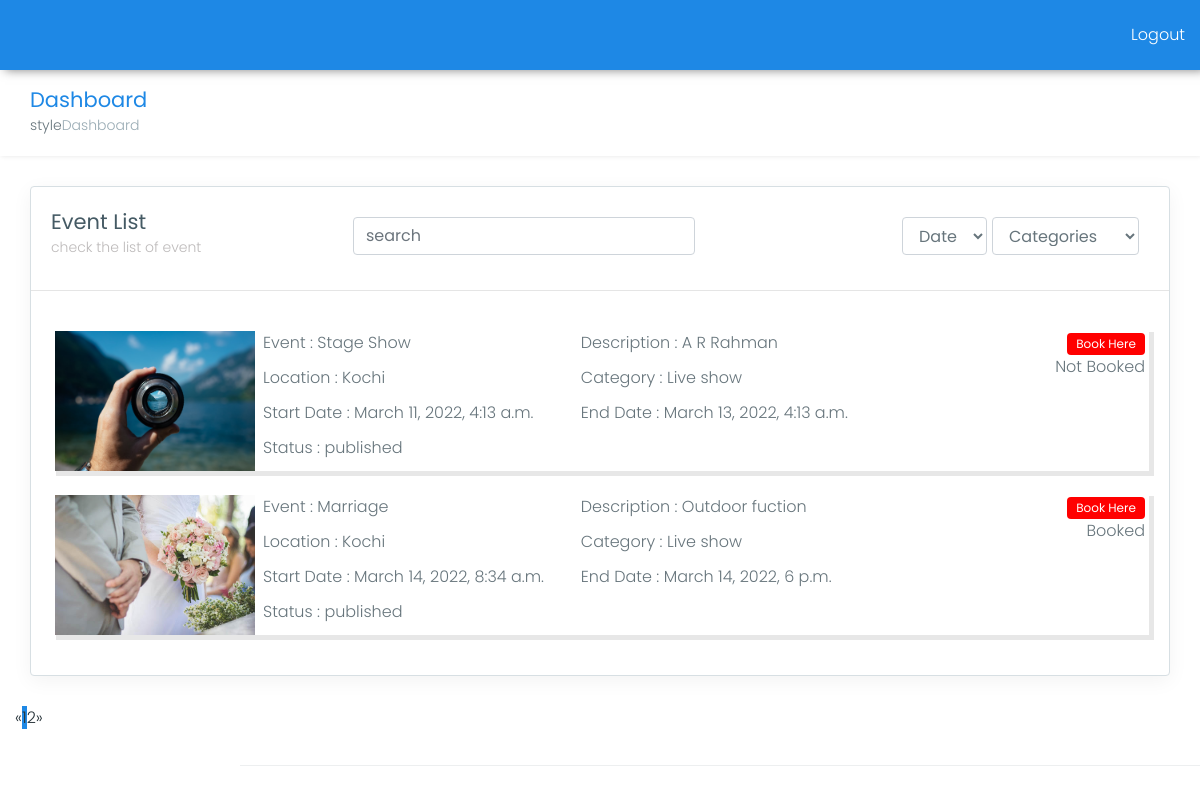
/dashboard/, run on the app's committed database.
### DemoApp/models.py (models this page shows, shortened)
class Events(models.Model):
    title=models.CharField(max_length=100)
    description=models.CharField(max_length=250)
    location=models.CharField(max_length=100)
    start_date=models.DateTimeField(blank=True,null=True)
    end_date=models.DateTimeField(null=True)
    image=models.ImageField(upload_to='uploaded_picture',blank=True,null=True)
    categories=models.ForeignKey(Categories,on_delete=models.CASCADE, null=True)
    published=models.BooleanField(default=False)
    paid=models.BooleanField(default=False)

class Categories(models.Model):
    category=models.CharField(max_length=100)
    def __str__(self):
        return self.category

### DemoApp/views.py (the view)
# urls.py: path('dashboard/',views.Dashboard,name='dashboard'),
def Dashboard(request):
        if request.method == 'GET':
            event_list = Events.objects.all()
            categories_list = Categories.objects.all()
            page = request.GET.get('page', 1)
            paginator = Paginator(event_list, 2)
            try:
                event_page = paginator.page(page)
            except PageNotAnInteger:
                event_page = paginator.page(1)
            except EmptyPage:
                event_page = paginator.page(paginator.num_pages)
            print(event_page)
            context = {
                'event_list' : event_list,
                'categories_list' : categories_list,
                'event_page':event_page,
                }
            return render(request, 'Home_page.html',context=context)

### DemoApp/templates/Home_page.html (shortened to what this page needs)
<!DOCTYPE html>
<html lang="en">
<head>
    <link href="{{STATIC_URL}}assets/plugins/bootstrap/css/bootstrap.min.css" rel="stylesheet">
    <link href="{{STATIC_URL}}assets/plugins/chartist-js/dist/chartist.min.css" rel="stylesheet">
    <link href="{{STATIC_URL}}assets/plugins/chartist-js/dist/chartist-init.css" rel="stylesheet">
    <link href="{{STATIC_URL}}assets/plugins/chartist-plugin-tooltip-master/dist/chartist-plugin-tooltip.css" rel="stylesheet">
    <link href="{{STATIC_URL}}assets/plugins/css-chart/css-chart.css" rel="stylesheet">
    <link href="{{STATIC_URL}}assets/plugins/morrisjs/morris.css" rel="stylesheet">
    <link href="{{STATIC_URL}}css/style.css" rel="stylesheet">
    <link href="{{STATIC_URL}}css/main.css" rel="stylesheet">
    <link href="{{STATIC_URL}}css/colors/blue.css" id="theme" rel="stylesheet">
</head>
<body class="fix-header fix-sidebar card-no-border">
    <div id="main-wrapper">
        <header class="topbar">
            <nav class="navbar top-navbar navbar-expand-md navbar-light">
                <div class="navbar-collapse">
                    <ul class="navbar-nav  mt-md-0" style="margin-left:auto;">
                        <li class="nav-item" >
                            <a href="/logout" style="color:white !important;">Logout </a>
                        </li>
                    </ul>
            </nav>
        </header>
        <div class="">
            <div class="container-fluid">
                <div class="row page-titles">
                    <div class="col-md-5 col-8 align-self-center">
                        <h3 class="text-themecolor m-b-0 m-t-0">Dashboard</h3>
                        <ol class="breadcrumb">style
                            <li class="breadcrumb-item active">Dashboard</li>
                        </ol>
                    </div>
                </div>
                <div class="row">
                    <div class="col-12">
                        <div class="card">
                            <div class="row">
                                <div class="col-lg-3 col-md-12 col-sm-12">
                                    <div class="card-body">
                                        <h3>Event List</h3>
                                        <h6 class="card-subtitle m-b-0">check the list of event</h6>
                                    </div>
                                </div>
                                <div class="col-lg-9 col-md-12 col-sm-12">
                                    <div class="card-body">
                                        <div class="filter_sec">
                                            <div>
                                                <input type="text" class="form-control" placeholder="search" >
                                            </div>
                                            <div>
                                                <select class="form-control" name = "date" onchange="dateChange()" id="mdate">
                                                    <option>Date</option>
                                                </select>
                                            </div>
                                            <div>
                                                <select class="form-control" name = "date" onchange="cateChange()" id="mcat">
                                                {% for j in categories_list %}
                                                    <option disbled selected hidden>Categories</option>
                                                {% endfor %}
                                                </select>
                                            </div>
                                        </div>
                                       </div>
                                </div>
                            </div>
                            <div>
                                <hr class="m-t-0">
                            </div>
                            <div class="event_main">
                            {% for i in event_page %}
                                <div class="event_content">
                                    <div class="event_img_frame">
                                        <img src="{{i.image.url}}" class="event_img">
                                    </div>
                                    <div class="event_details">
                                        <div>Event : {{i.title}}</div>
                                        <div>Description : {{i.description}}</div>
                                        <div>Location : {{i.location}}</div>
                                        <div>Category : {{i.categories}}</div>
                                        <div>Start Date : {{i.start_date}}</div>
                                        <div>End Date : {{i.end_date}}</div>
                                        <div>
                                            Status :
                                            {%if i.published == True %}
                                                published
                                            {%else%}
                                                Not published
                                            {% endif%}
                                        </div>
                                    </div>
                                    <div class="event_btn_sec">
                                        <div>
                                            <button type="button" class="btn event_book_btn">Book Here</button>
                                        </div>
                                        <div>
                                            {%if i.paid == True %}
                                                Booked
                                            {%else%}
                                                Not Booked
                                            {% endif%}
                                        </div>
                                    </div>
                                </div>
                            {% endfor %}
                            </div>
                        </div>
                    </div>
                </div>
                <div class="row">
                {% if event_page.has_other_pages %}
                    <ul class="pagination">
                    {% if event_page.has_previous %}
                        <li><a href="?page={{ users.previous_page_number }}">&laquo;</a></li>
                    {% else %}
                        <li class="disabled"><span>&laquo;</span></li>
                    {% endif %}
                    {% for i in event_page.paginator.page_range %}
                    {% if event_page.number == i %}
                        <li class="active"><span>{{ i }} <span class="sr-only">(current)</span></span></li>
                    {% else %}
                        <li><a href="?page={{ i }}">{{ i }}</a></li>
                    {% endif %}
                    {% endfor %}
                    {% if event_page.has_next %}
                        <li><a href="?page={{ users.next_page_number }}">&raquo;</a></li>
                    {% else %}
                        <li class="disabled"><span>&raquo;</span></li>
                    {% endif %}
                    </ul>
                {% endif %}
                </div>
            <footer class="footer"></footer>
        </div>
    </div>
</body>
</html>

### static/css/main.css (style rules this page uses)
.event_main { display:flex; flex-direction: column; margin:20px; }
.event_content { width:100%; display:grid; grid-template-columns: 2fr 8fr 3fr; grid-column-gap: 8px; grid-column-column: 8px; margin-bottom:20px; box-shadow: 5px 5px #7a7a7a2e; padding:4px; padding-bottom:0px; }
.event_content > div:last-child { margin-left:auto; }
.event_img { width:100%; height:100%; }
.event_img_frame { width:200px; height:140px; }
.event_details { display:grid; grid-template-columns: 1fr 1fr; }
.filter_sec { display: flex; flex-direction: row; flex-wrap: wrap; padding:10px; column-gap:5px; }
.filter_sec > div:first-child { margin-right:auto; }
.event_book_btn { background-color:red; color:white; padding: 1px 8px; font-size: 12px; }
.event_btn_sec { display: flex; flex-direction: column; align-items: flex-end; }

### static/css/colors/blue.css (style rules this page uses)
.topbar { background: #1e88e5; }
.pagination > .active > a, .pagination > .active > span, .pagination > .active > a:hover, .pagination > .active > span:hover, .pagination > .active > a:focus, .pagination > .active > span:focus { background-color: #1e88e5; border-color: #1e88e5; }
.text-themecolor { color: #1e88e5 !important; }

### data on the page
Events: image (picture), title "Stage Show", description "A R Rahman", location "Kochi", categories "Live show", start_date "March 11, 2022, 4:13 a.m.", end_date "March 13, 2022, 4:13 a.m.", published "published", paid "Not Booked"
Events: image (picture), title "Marriage", description "Outdoor fuction", location "Kochi", categories "Live show", start_date "March 14, 2022, 8:34 a.m.", end_date "March 14, 2022, 6 p.m.", published "published", paid "Booked"

### other printed values
{{ i }} "1"
{{ i }} "2"
